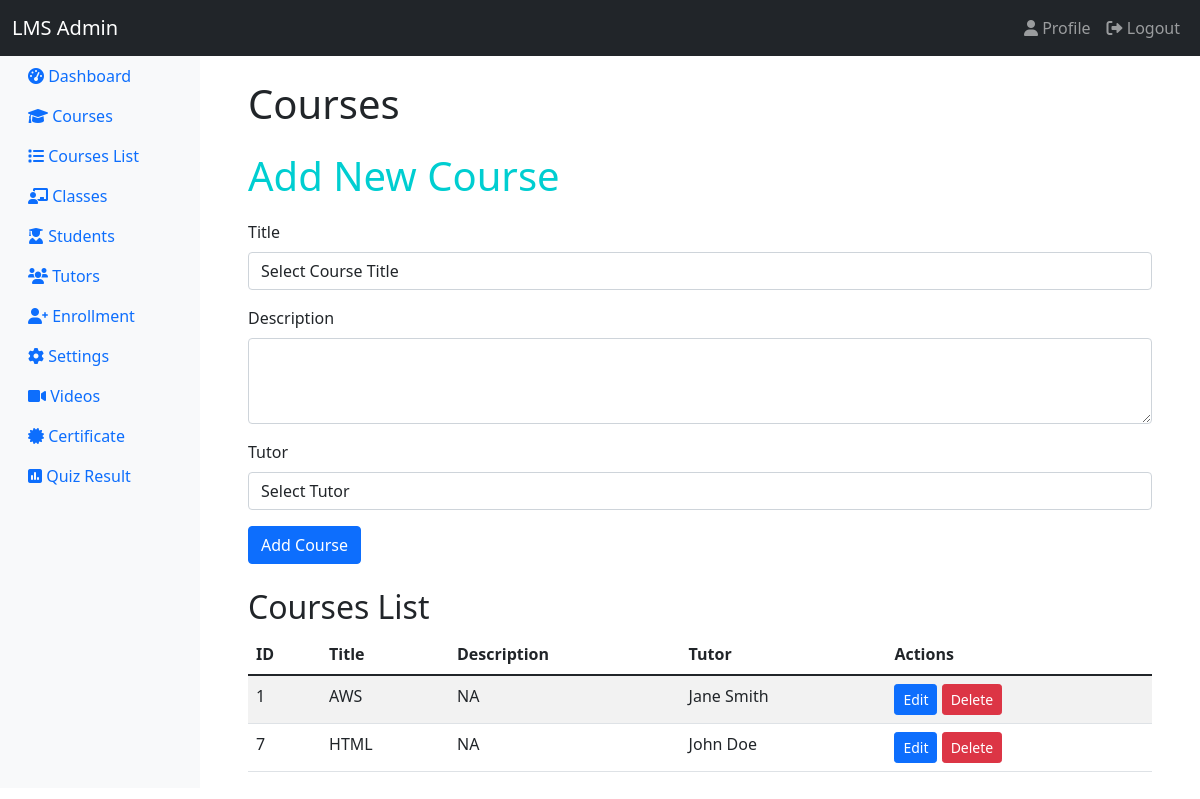
The page /admin/courses.php (signed in) on the database its author committed.
### tables this page shows
CREATE TABLE `courses` (
  `id` int(11) NOT NULL,
  `title` varchar(255) NOT NULL,
  `description` text DEFAULT NULL,
  `tutor_id` int(11) DEFAULT NULL,
  `created_at` timestamp NOT NULL DEFAULT current_timestamp(),
  `updated_at` timestamp NOT NULL DEFAULT current_timestamp() ON UPDATE current_timestamp()
);

CREATE TABLE `tutors` (
  `id` int(11) NOT NULL,
  `username` varchar(50) NOT NULL,
  `email` varchar(100) NOT NULL,
  `password` varchar(255) NOT NULL,
  `role` enum('instructor') NOT NULL DEFAULT 'instructor',
  `full_name` varchar(100) NOT NULL,
  `bio` text DEFAULT NULL,
  `specialization` varchar(100) DEFAULT NULL,
  `resume_path` varchar(255) DEFAULT NULL,
  `certificate_path` varchar(255) DEFAULT NULL,
  `created_at` timestamp NOT NULL DEFAULT current_timestamp()
);

### admin/courses.php (the view, shortened to what this page needs)
<?php
require_once '../functions.php';
$query = "SELECT c.*, t.full_name as tutor_name
          FROM courses c
          LEFT JOIN tutors t ON c.tutor_id = t.id";
$result = mysqli_query($conn, $query);
$courses = mysqli_fetch_all($result, MYSQLI_ASSOC);
?>
<!DOCTYPE html>
<html lang="en">
<head>
    <link href="https://cdn.jsdelivr.net/npm/bootstrap@5.1.3/dist/css/bootstrap.min.css" rel="stylesheet">
    <link rel="stylesheet" href="https://cdnjs.cloudflare.com/ajax/libs/font-awesome/6.0.0-beta3/css/all.min.css">
</head>
<body>
    <nav class="navbar navbar-expand-lg navbar-dark bg-dark">
        <div class="container-fluid">
            <a class="navbar-brand" href="#">LMS Admin</a>
            <div class="collapse navbar-collapse" id="navbarNav">
                <ul class="navbar-nav ms-auto">
                    <li class="nav-item">
                        <a class="nav-link" href="#"><i class="fas fa-user"></i> Profile</a>
                    </li>
                    <li class="nav-item">
                        <a class="nav-link" href="logout.php"><i class="fas fa-sign-out-alt"></i> Logout</a>
                    </li>
                </ul>
            </div>
        </div>
    </nav>
    <div class="container-fluid">
        <div class="row">
            <?php include 'sidebar.php'; ?>
            <main class="col-md-9 ms-sm-auto col-lg-10 px-md-4">
                <div class="container mt-4">
                    <h1 class="mb-4">Courses</h1>
                    <h2 id="a">Add New Course</h2>
                    <form action="" method="post" class="mb-4 add-course-form">
                        <div class="mb-3">
                            <label for="title_id" class="form-label">Title</label>
                            <select class="form-control" id="title_id" name="title_id" required>
                                <option value="">Select Course Title</option>
                            </select>
                        </div>
                        <div class="mb-3">
                            <label for="description" class="form-label">Description</label>
                            <textarea class="form-control" id="description" name="description" rows="3"></textarea>
                        </div>
                        <div class="mb-3">
                            <label for="tutor_id" class="form-label">Tutor</label>
                            <select class="form-control" id="tutor_id" name="tutor_id" required>
                                <option value="">Select Tutor</option>
                            </select>
                        </div>
                        <button type="submit" name="add_course" class="btn btn-primary">Add Course</button>
                    </form>
                    <h2>Courses List</h2>
                    <table class="table table-striped">
                        <thead>
                            <tr>
                                <th>ID</th>
                                <th>Title</th>
                                <th>Description</th>
                                <th>Tutor</th>
                                <th>Actions</th>
                            </tr>
                        </thead>
                        <tbody>
                            <?php foreach ($courses as $course): ?>
                            <tr>
                                <td><?php echo htmlspecialchars($course['id']); ?></td>
                                <td><?php echo htmlspecialchars($course['title']); ?></td>
                                <td><?php echo htmlspecialchars($course['description']); ?></td>
                                <td><?php echo htmlspecialchars($course['tutor_name']); ?></td>
                                <td>
                                    <button type="button" class="btn btn-sm btn-primary" data-bs-toggle="modal" data-bs-target="#editCourse<?php echo $course['id']; ?>">
                                        Edit
                                    </button>
                                    <form action="" method="post" class="d-inline">
                                        <button type="submit" name="delete_course" class="btn btn-sm btn-danger" onclick="return confirm('Are you sure you want to delete this course?')">Delete</button>
                                    </form>
                                </td>
                            </tr>
                            <?php endforeach; ?>
                        </tbody>
                    </table>
                </div>
            </main>
        </div>
    </div>
</body>
</html>

### admin/courses.php (style rules this page uses)
#a { color: #00CED1 ; font-size: 2.5rem; margin-bottom: 20px; }
.add-course-form { background-color: #00CED1 (; border: 1px solid #ced4da; border-radius: 5px; padding: 20px; box-shadow: 0 2px 10px rgba(0, 0, 0, 0.1); }

### rows shown on the page
courses: id "1", title "AWS", description "NA", tutors.full_name "Jane Smith"
courses: id "7", title "HTML", description "NA", tutors.full_name "John Doe"
